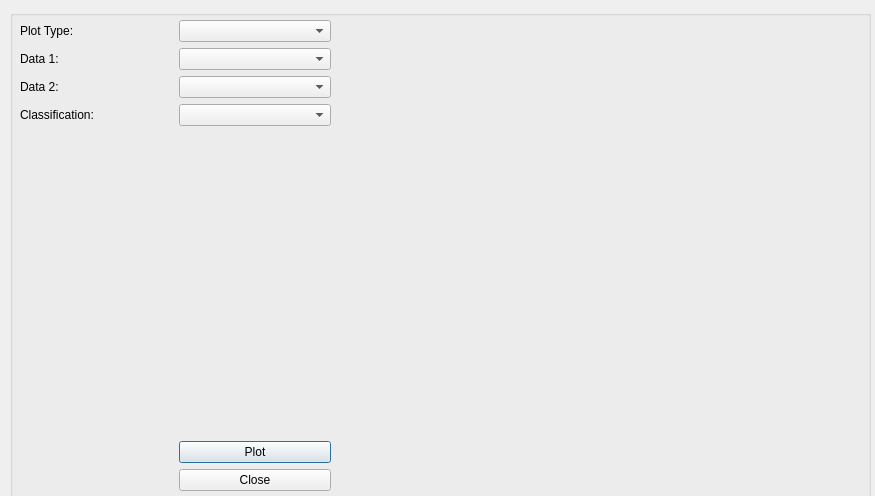
<?xml version="1.0" encoding="UTF-8"?>
<ui version="4.0">
 <class>Dialog</class>
 <widget class="QDialog" name="Dialog">
  <property name="geometry">
   <rect>
    <x>0</x>
    <y>0</y>
    <width>875</width>
    <height>496</height>
   </rect>
  </property>
  <property name="windowTitle">
   <string>Dialog</string>
  </property>
  <widget class="QGroupBox" name="groupBox">
   <property name="geometry">
    <rect>
     <x>10</x>
     <y>10</y>
     <width>861</width>
     <height>491</height>
    </rect>
   </property>
   <property name="sizePolicy">
    <sizepolicy hsizetype="Preferred" vsizetype="Expanding">
     <horstretch>0</horstretch>
     <verstretch>0</verstretch>
    </sizepolicy>
   </property>
   <property name="title">
    <string/>
   </property>
   <widget class="matplotlibPlotterWidget" name="matplotlibPlotterWidget" native="true">
    <property name="geometry">
     <rect>
      <x>340</x>
      <y>10</y>
      <width>521</width>
      <height>471</height>
     </rect>
    </property>
    <property name="sizePolicy">
     <sizepolicy hsizetype="Expanding" vsizetype="Expanding">
      <horstretch>0</horstretch>
      <verstretch>0</verstretch>
     </sizepolicy>
    </property>
   </widget>
   <widget class="QWidget" name="gridLayoutWidget">
    <property name="geometry">
     <rect>
      <x>10</x>
      <y>10</y>
      <width>311</width>
      <height>471</height>
     </rect>
    </property>
    <layout class="QGridLayout" name="gridLayout">
     <item row="3" column="0">
      <widget class="QLabel" name="classLabel">
       <property name="text">
        <string>Classification:</string>
       </property>
      </widget>
     </item>
     <item row="0" column="1">
      <widget class="QComboBox" name="plotTypeComboBox"/>
     </item>
     <item row="2" column="0">
      <widget class="QLabel" name="data2Label">
       <property name="text">
        <string>Data 2:</string>
       </property>
      </widget>
     </item>
     <item row="3" column="1">
      <widget class="QComboBox" name="classComboBox"/>
     </item>
     <item row="5" column="1">
      <widget class="QPushButton" name="plotButton">
       <property name="text">
        <string>Plot</string>
       </property>
      </widget>
     </item>
     <item row="0" column="0">
      <widget class="QLabel" name="plotTypeLabel">
       <property name="text">
        <string>Plot Type:</string>
       </property>
      </widget>
     </item>
     <item row="1" column="0">
      <widget class="QLabel" name="data1Label">
       <property name="text">
        <string>Data 1:</string>
       </property>
      </widget>
     </item>
     <item row="1" column="1">
      <widget class="QComboBox" name="data1ComboBox"/>
     </item>
     <item row="4" column="0">
      <widget class="QLabel" name="spaceLabel">
       <property name="text">
        <string/>
       </property>
      </widget>
     </item>
     <item row="2" column="1">
      <widget class="QComboBox" name="data2ComboBox"/>
     </item>
     <item row="7" column="1">
      <widget class="QPushButton" name="closeButton">
       <property name="text">
        <string>Close</string>
       </property>
      </widget>
     </item>
     <item row="4" column="1">
      <spacer name="verticalSpacer">
       <property name="orientation">
        <enum>Qt::Vertical</enum>
       </property>
       <property name="sizeHint" stdset="0">
        <size>
         <width>20</width>
         <height>40</height>
        </size>
       </property>
      </spacer>
     </item>
    </layout>
   </widget>
  </widget>
 </widget>
 <customwidgets>
  <customwidget>
   <class>matplotlibPlotterWidget</class>
   <extends>QWidget</extends>
   <header>matplotlibplotterwidget</header>
   <container>1</container>
  </customwidget>
 </customwidgets>
 <resources/>
 <connections/>
</ui>
